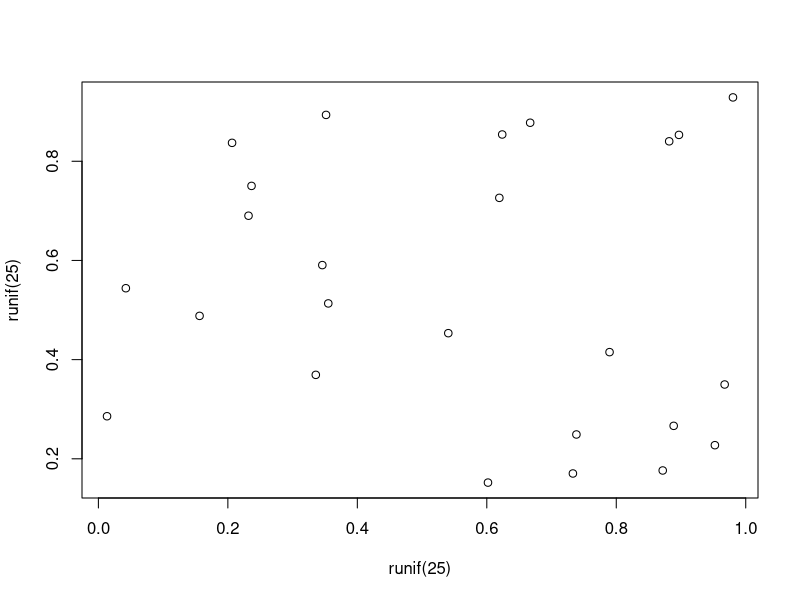

Recreate this plot in R.
## ---- chunk 1
#| echo: false

mydata <- c(33,70,80,43,81,34,93,47,33,75)
median_val <- median(mydata)
iqr_vals <- quantile(mydata,probs=c(0.25,0.75),type=7)
n_obs <- length(mydata)

## ---- chunk 2
#| label: fig-meaningless
#| fig-cap: A meaningless scatterplot
#| fig-width: 5
#| fig-height: 5
#| fig-align: center
#| out-width: 50%
#| echo: false
plot(runif(25), runif(25))
## ---- chunk 3
#| label: tbl-simple
#| tbl-cap: Caption centered above table
#| echo: true
knitr::kable(head(mtcars)[,1:4])
